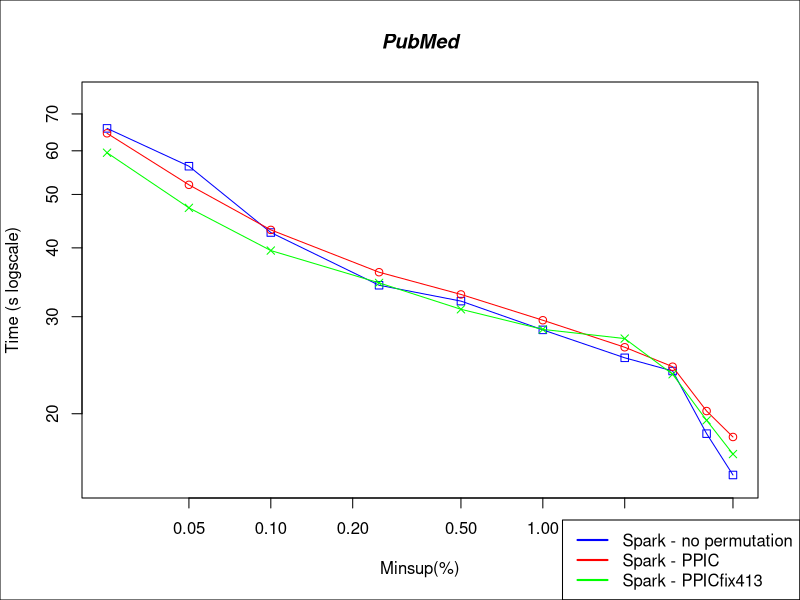

Write the R code that produced this figure.


#DATA
x <- c(0.00025, 0.0005, 0.001, 0.0025, 0.005, 0.01, 0.02, 0.03, 0.04, 0.05)*100

sparkNP <- c(65897, 56263, 42644, 34214, 32020, 28392, 25265, 23910, 18404, 15484)/1000
sparkPPIC <- c(64554, 52053, 43117, 36128, 32926, 29559, 26404, 24343, 20227, 18149)/1000
sparkPPICFix <- c(59520, 47278, 39550, 34553, 30944, 28448, 27380, 23590, 19460, 16898)/1000

#PLOT
plot(x,sparkNP, log = "xy", type="o", pch=0, xlab="Minsup(%)", ylab="Time (s logscale)", col="blue", ylim=c(15, 75))
lines(x,sparkPPIC, col="red", type="o", pch=1)
lines(x,sparkPPICFix, col="green", type="o", pch=4)

title(main="PubMed", font.main=4)

par(fig = c(0, 1, 0, 1), oma = c(0, 0, 0, 0), mar = c(0, 0, 0, 0), new = TRUE)
plot(0, 0, type = "n", bty = "n", xaxt = "n", yaxt = "n")

#Pretty up
legend("bottomright", legend=c("Spark - no permutation", "Spark - PPIC", "Spark - PPICfix413"), lty=c(1,1),lwd=c(2,2), col=c("blue","red", "green"))
box()